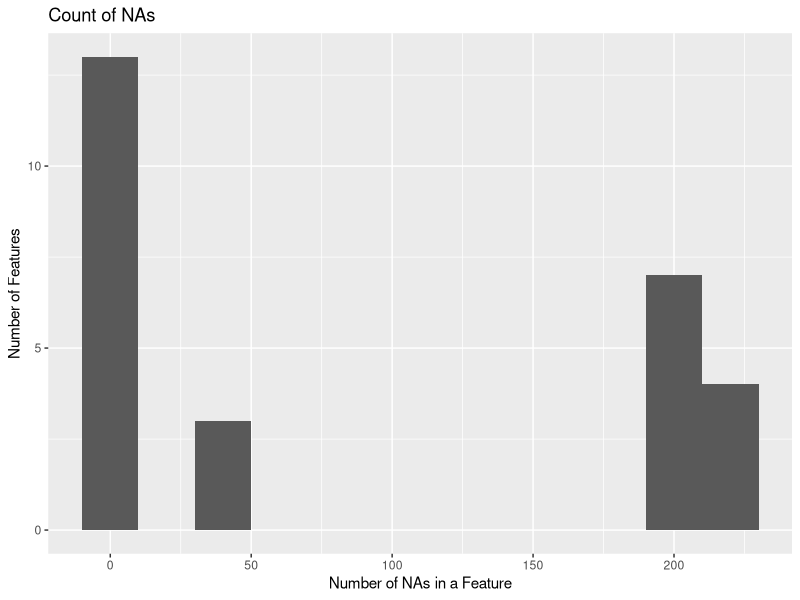
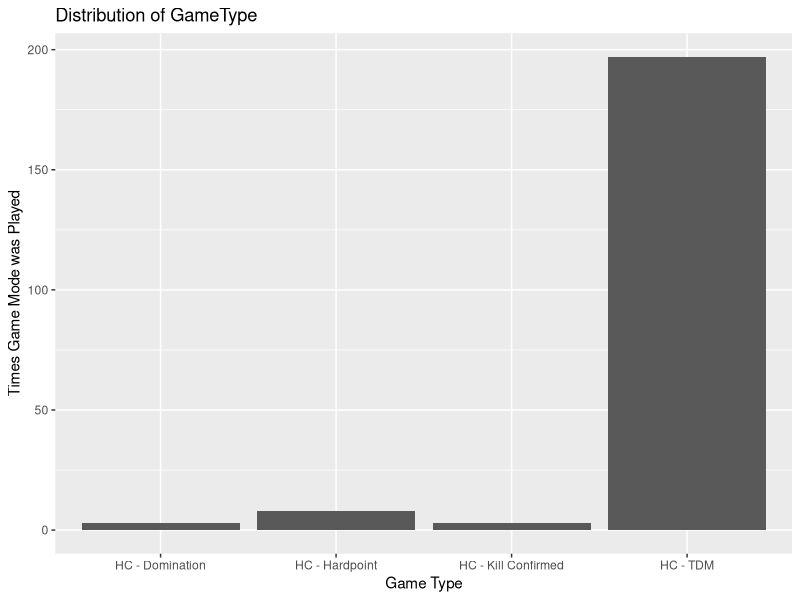
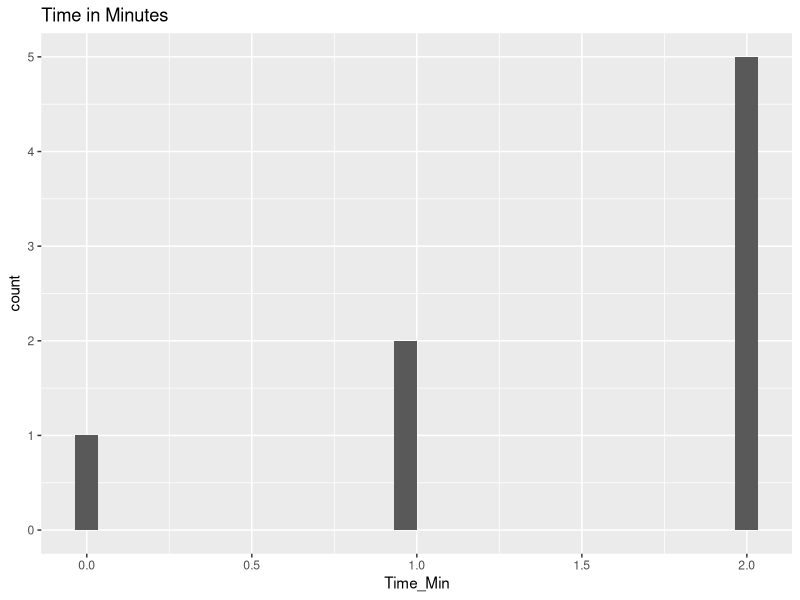
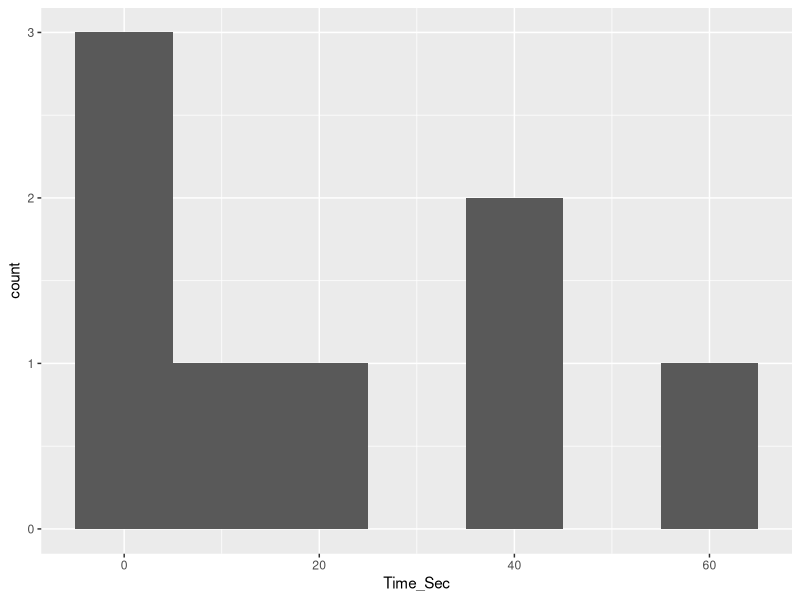
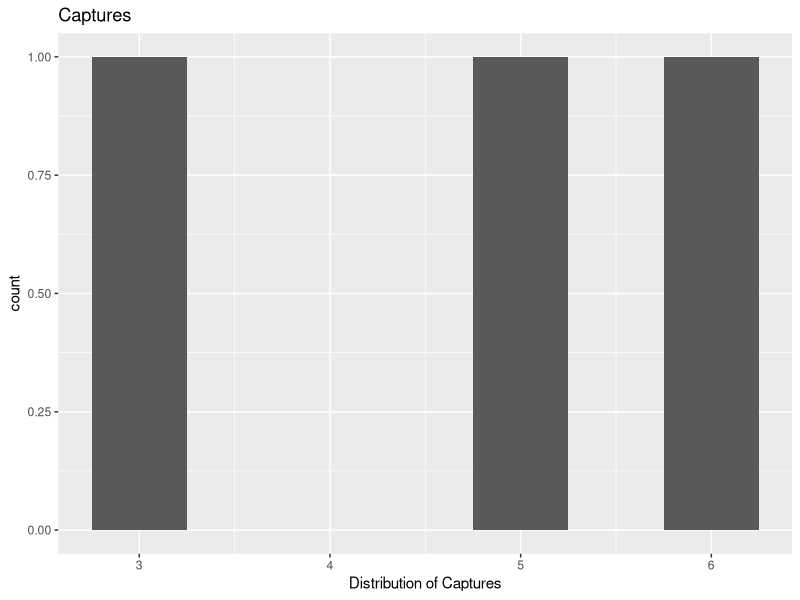
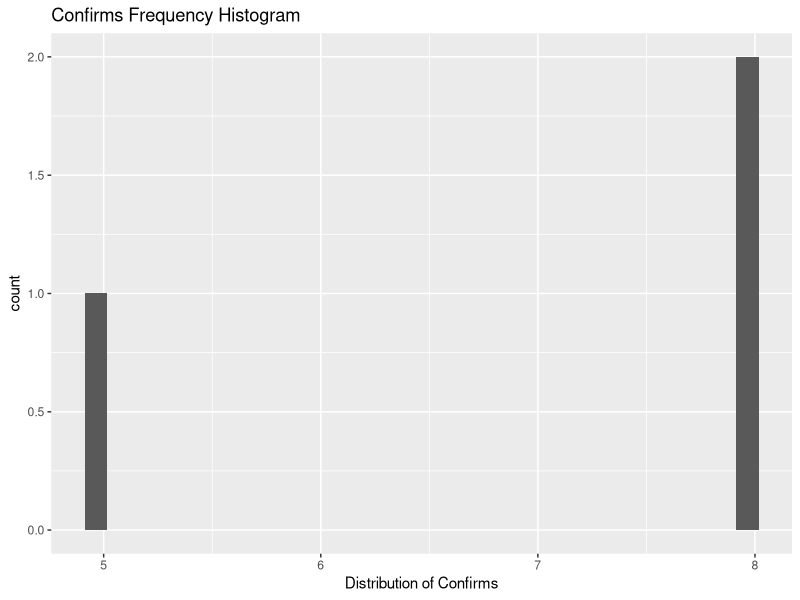
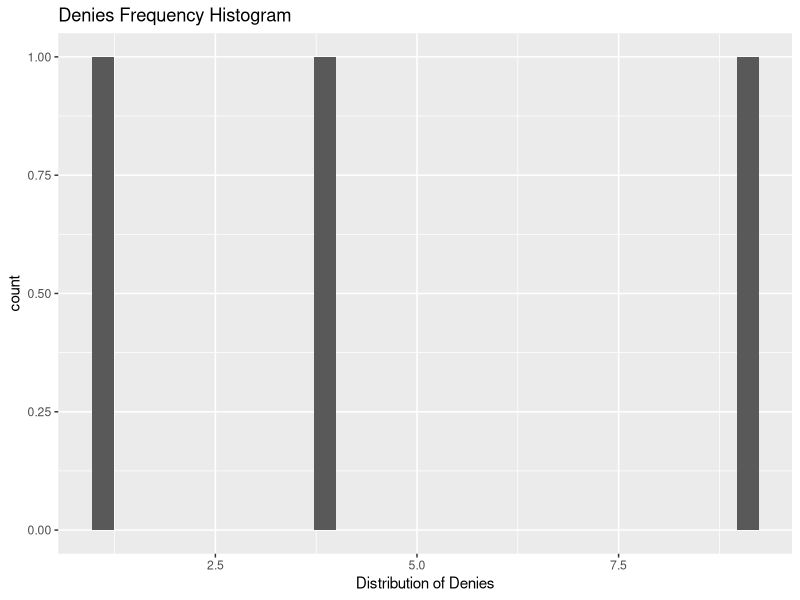
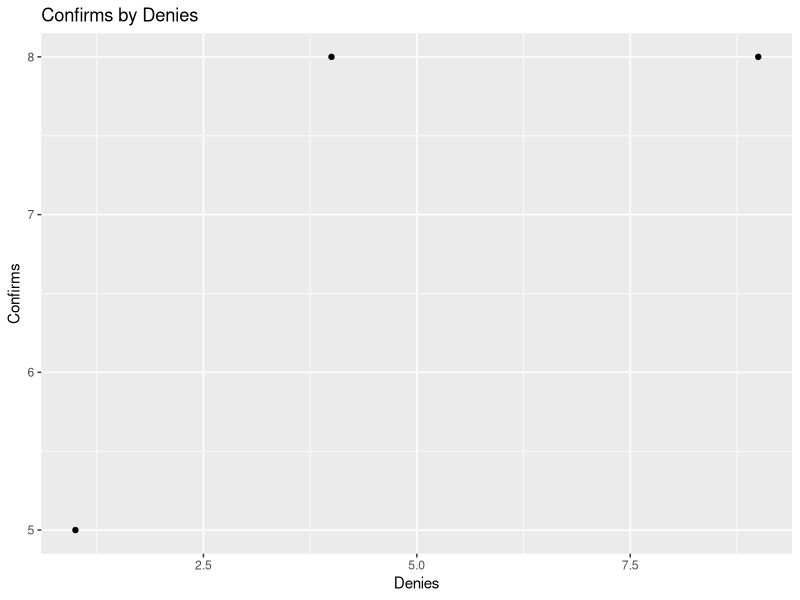

These figures' R source, in order:
## ---- chunk 1
knitr::opts_chunk$set(echo = TRUE)
## ---- chunk 2
remove(list = ls())
# Load necessary libraries
library(tidyverse)
library(ggplot2)
library(lubridate)

#Part 1
library(readxl)
CODGames2_mp <- read_excel("data/CODGames2_mp.xlsx")
## ---- chunk 3
#This function will count the number of NA's in a vector named dat
countNA <- function(dat){
  numNA <- sum(is.na(dat))
  return(numNA)
}

case_nas <- apply(X = CODGames2_mp, MARGIN = 2, FUN = countNA)

case_nas <- data.frame(NA_Count = case_nas)
case_nas$cases <- rownames(case_nas)
# rownames(case_nas) <- 1:nrow(case_nas)

ggplot(case_nas, aes(x = NA_Count)) + 
  geom_histogram(binwidth = 20) +
  labs(title = "Count of NAs",
       y = "Number of Features",
       x = "Number of NAs in a Feature")

## ---- chunk 4
df <- na.omit(CODGames2_mp)
print(nrow(df))
## ---- chunk 5
#Type of Variable
typeof(CODGames2_mp$GameType)
#Types of Values Variable can take on:
unique(CODGames2_mp$GameType)
#Amount of Missing Data:
sum(is.na(CODGames2_mp$GameType))

## ---- chunk 6
#Summary Stats
CODGames2_mp %>%
  group_by(GameType) %>%
  summarize(N = n())

#Visualization:
ggplot(CODGames2_mp, aes(GameType)) +
  geom_bar() +
  labs(title = "Distribution of GameType", 
       x = "Game Type", 
       y = "Times Game Mode was Played")
## ---- chunk 7
kill_confirm <- CODGames2_mp %>% filter(GameType == "HC - Kill Confirmed")
domination <- CODGames2_mp %>% filter(GameType == "HC - Domination")
hardpoint <- CODGames2_mp %>% filter(GameType == "HC - Hardpoint")
tdm <- CODGames2_mp %>% filter(GameType == "HC - TDM")
## ---- chunk 8
colnames(hardpoint[colSums(is.na(hardpoint)) == nrow(hardpoint)])
## ---- chunk 9
colnames(domination[colSums(is.na(domination)) == nrow(domination)])
## ---- chunk 10
colnames(kill_confirm[colSums(is.na(kill_confirm)) == nrow(kill_confirm)])
## ---- chunk 11
colnames(tdm[colSums(is.na(tdm)) == nrow(tdm)])
## ---- chunk 12
domination <- domination %>% select_if(colSums(is.na(.)) != nrow(.))
hardpoint <- hardpoint %>% select_if(colSums(is.na(.)) != nrow(.))
kill_confirm <- kill_confirm %>% select_if(colSums(is.na(.)) != nrow(.))
tdm <- tdm %>% select_if(colSums(is.na(.)) != nrow(.))
## ---- chunk 13
uniqueFeatures <- function(gametype){
  
    not_game <- colnames(CODGames2_mp %>% 
                           filter(GameType != gametype) %>% 
                           select_if(colSums(is.na(.)) != nrow(.))
    )
    
    game <- colnames(CODGames2_mp %>% 
                       filter(GameType == gametype) %>% 
                       select_if(colSums(is.na(.)) != nrow(.))
    )
  
  return(setdiff(game, not_game))
}
## ---- chunk 14
gameTypes = c("HC - Hardpoint", "HC - Domination", "HC - Kill Confirmed", "HC - TDM")

for (game in gameTypes) {
  print(paste("For", game, "a unique feature is", uniqueFeatures(game)))
}
## ---- chunk 15
#Type of Variable: Quantitative
typeof(hardpoint$Time_Min)

#Types of Values Variable can take on:
range(hardpoint$Time_Min)

#Amount of Missing Data:
sum(is.na(hardpoint$Time_Min))

#Summary Stats:
hardpoint %>%
  summarize(
    mean = mean(Time_Min),
    median = median(Time_Min),
    sd = sd(Time_Min),
    min = min(Time_Min),
    max = max(Time_Min)
  )

#Visualization:
ggplot(hardpoint, aes(x = Time_Min)) +
  geom_histogram() +
  labs(title = "Time in Minutes",
     x = "Time_Min")
## ---- chunk 16

#Type of Variable: Quantitative
typeof(hardpoint$Time_Sec)

#Types of Values Variable can take on:
range(hardpoint$Time_Sec)

#Amount of Missing Data:
sum(is.na(hardpoint$Time_Sec))

#Summary Stats:
hardpoint %>%
  summarize(
    mean = mean(Time_Sec),
    median = median(Time_Sec),
    sd = sd(Time_Sec),
    min = min(Time_Sec),
    max = max(Time_Sec)
  )

#Visualization:
ggplot(hardpoint, aes(x = Time_Sec)) + geom_histogram(binwidth = 10)
     labs(title = "Time in Seconds",
     x = "Time_Sec")
## ---- chunk 17
#Type of Variable: Quantitative
typeof(domination$Captures)

#Types of Values Variable can take on:
range(domination$Captures)

#Amount of Missing Data:
sum(is.na(domination$Captures))

#Summary Stats:
domination %>%
  summarize(
    mean = mean(Captures),
    median = median(Captures),
    sd = sd(Captures),
    min = min(Captures),
    max = max(Captures)
  )

#Visualization:
ggplot(domination, aes(x = Captures)) + geom_histogram(binwidth = .5) +
     labs(title = "Captures",
     x = "Distribution of Captures")
## ---- chunk 18
#Type of Variable: Quantitative
typeof(kill_confirm$Confirms)

#Types of Values Variable can take on:
range(kill_confirm$Confirms)

#Amount of Missing Data:
sum(is.na(kill_confirm$Confirms))

#Summary Stats:
kill_confirm %>%
  summarize(
    mean = mean(Confirms),
    median = median(Confirms),
    sd = sd(Confirms),
    min = min(Confirms),
    max = max(Confirms)
  )

#Visualization:
ggplot(kill_confirm, aes(x = Confirms)) +
  geom_histogram() +
  labs(title = "Confirms Frequency Histogram",
     x = "Distribution of Confirms")
## ---- chunk 19
#Type of Variable: Quantitative
typeof(kill_confirm$Denies)

#Types of Values Variable can take on:
range(kill_confirm$Denies)

#Amount of Missing Data:
sum(is.na(kill_confirm$Denies))

#Summary Stats:
kill_confirm %>%
  summarize(
    mean = mean(Denies),
    median = median(Denies),
    sd = sd(Denies),
    min = min(Denies),
    max = max(Denies)
  )

#Visualization:
ggplot(kill_confirm, aes(x = Denies)) +
  geom_histogram() +
  labs(title = "Denies Frequency Histogram",
     x = "Distribution of Denies")
## ---- chunk 20
ggplot(kill_confirm, aes(x = Denies, y = Confirms)) + 
  geom_point() +
  labs(title = "Confirms by Denies")
## ---- chunk 21
Results2 <- CODGames2_mp %>%
  separate(Result, into = c("PlayersTeam", "OtherTeam"), sep = "-", convert = TRUE)

PlayerTeamResult <- Results2$PlayersTeam - Results2$OtherTeam

PlayerTeamWin = 0
PlayerTeamLose = 0
PlayerTeamTie = 0

for (i in 1:length(CODGames2_mp$Result)){
  ifelse(PlayerTeamResult[i] > 0, PlayerTeamWin <- PlayerTeamWin + 1, PlayerTeamWin)
  ifelse(PlayerTeamResult[i] < 0, PlayerTeamLose <- PlayerTeamLose + 1, PlayerTeamLose)
  ifelse(PlayerTeamResult[i] == 0, PlayerTeamTie <- PlayerTeamTie + 1, PlayerTeamTie)
}

ResultsTable = data.frame("Wins" = PlayerTeamWin, "Loses" = PlayerTeamLose, "Ties" = PlayerTeamTie)
ResultsTable
## ---- chunk 22
Results2 <- Results2 %>%
  mutate(GameResult = Results2$PlayersTeam - Results2$OtherTeam) %>%
  mutate(GameResult2 = case_when(GameResult > 0 ~ "win", GameResult < 0 ~ "lose", GameResult == 0 ~ "tie")) %>%
  mutate(win = ifelse(GameResult2 == "win", 1, 0)
  )
         

reg_res <- lm(TotalXP ~ win + Eliminations + Deaths, data = Results2)
summary(reg_res)

